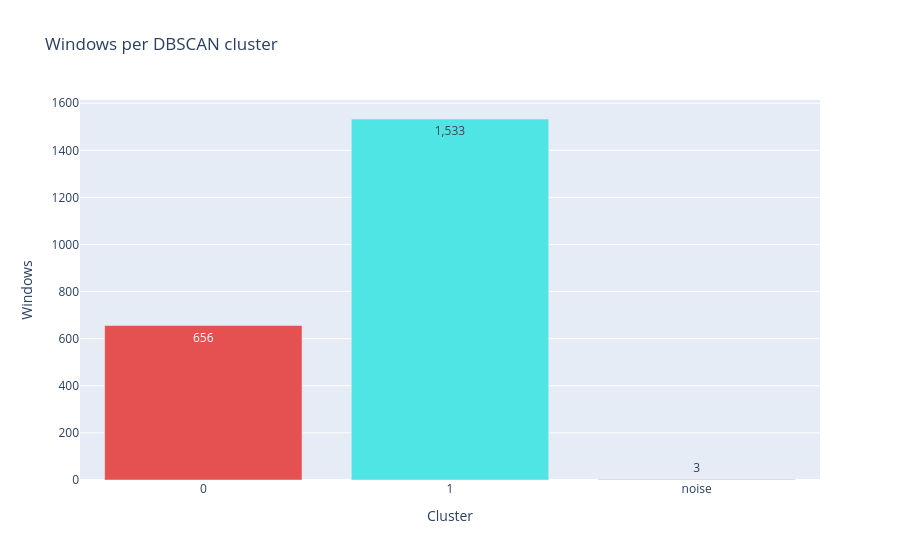

Notebook code cell kept with this figure:
### Code cell
freqs_plot = kairo.plot_dbscan_frequencies(state_freqs, color_mapping)
freqs_plot.show()

### Figure 1 — Plotly figure (JSON) as saved in the notebook; plotly's stock layout.template omitted (floating-point values rounded to 4 significant figures)
{"data": [{"hovertemplate": "color=0<br>Cluster=%{x}<br>Windows=%{y}<extra></extra>", "legendgroup": "0", "marker": {"color": "#e55050", "pattern": {"shape": ""}}, "name": "0", "orientation": "v", "showlegend": true, "textposition": "auto", "texttemplate": "%{y:,d}", "type": "bar", "x": ["0"], "xaxis": "x", "y": [656], "yaxis": "y"}, {"hovertemplate": "color=1<br>Cluster=%{x}<br>Windows=%{y}<extra></extra>", "legendgroup": "1", "marker": {"color": "#50e5e5", "pattern": {"shape": ""}}, "name": "1", "orientation": "v", "showlegend": true, "textposition": "auto", "texttemplate": "%{y:,d}", "type": "bar", "x": ["1"], "xaxis": "x", "y": [1533], "yaxis": "y"}, {"hovertemplate": "color=noise<br>Cluster=%{x}<br>Windows=%{y}<extra></extra>", "legendgroup": "noise", "marker": {"color": "#bbbbbb", "pattern": {"shape": ""}}, "name": "noise", "orientation": "v", "showlegend": true, "textposition": "auto", "texttemplate": "%{y:,d}", "type": "bar", "x": ["noise"], "xaxis": "x", "y": [3], "yaxis": "y"}], "layout": {"barmode": "relative", "legend": {"title": {"text": "color"}, "tracegroupgap": 0}, "showlegend": false, "title": {"text": "Windows per DBSCAN cluster"}, "xaxis": {"anchor": "y", "domain": [0, 1], "title": {"text": "Cluster"}}, "yaxis": {"anchor": "x", "domain": [0, 1], "title": {"text": "Windows"}}}}
